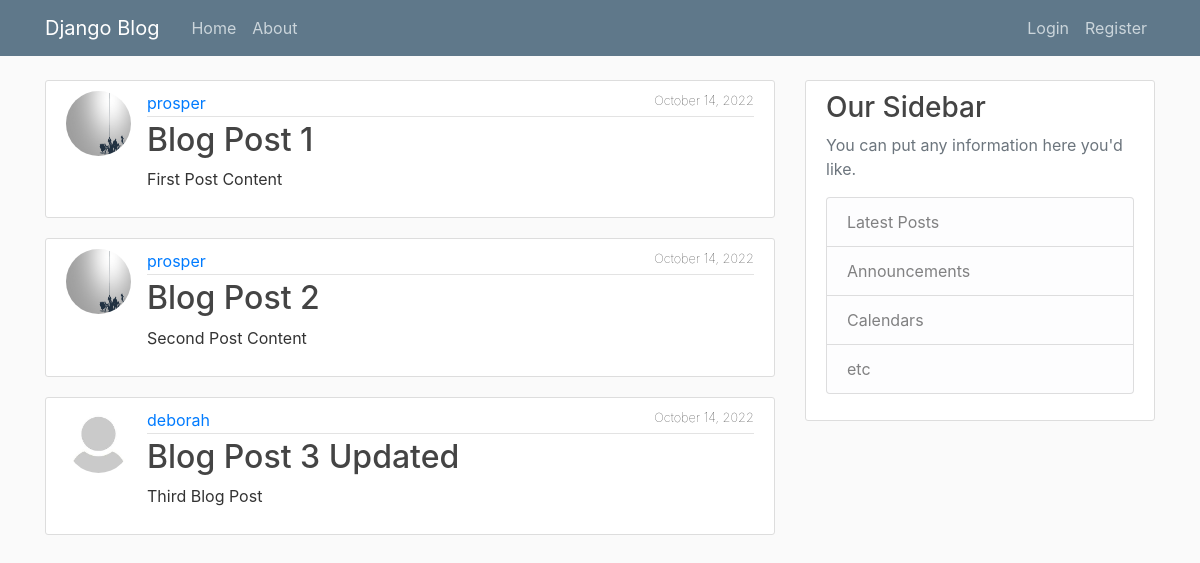
The page / on the database its author committed.
### blog/models.py (models this page shows, shortened)
class Post(models.Model):
    title = models.CharField(max_length=100)
    content = models.TextField()
    author = models.ForeignKey(User, on_delete=models.CASCADE)
    date_posted = models.DateTimeField(default=timezone.now)
    slug = models.SlugField()
    def get_absolute_url(self):
        return reverse("post-detail", args=[str(self.slug)])

class Profile(models.Model):
    user = models.OneToOneField(User, on_delete=models.CASCADE)
    image = models.ImageField(default="user.jpg", upload_to="profile_pics")

### blog/views.py (the view)
# urls.py: 2. Add a URL to urlpatterns:  path('', views.home, name='home')
def home(request):
    posts = Post.objects.all()
    return render(request, "blog/index.html", {"posts": posts})

### blog/templates/blog/index.html
{% extends "blog/base.html" %}
{% block content %}
    {% for post in posts %}
        <article class="media content-section">
          <img class="rounded-circle article-img" src="{{ post.author.profile.image.url }}">
          <div class="media-body">
            <div class="article-metadata">
              <a class="mr-2" href="#">{{ post.author }}</a>
              <small class="date">{{ post.date_posted|date:"F d, Y" }}</small>
            </div>
            <h2><a class="article-title" href="{{ post.get_absolute_url }}">{{ post.title }}</a></h2>
            <p class="article-content">{{ post.content }}</p>
          </div>
        </article>
    {% endfor %}
{% endblock content %}

### blog/templates/blog/base.html (shortened to what this page needs)
{% load static %}
<!DOCTYPE html>
<html>
<head>
    <link rel="stylesheet" href="https://maxcdn.bootstrapcdn.com/bootstrap/4.0.0/css/bootstrap.min.css">
    <link rel="stylesheet" type="text/css" href="{% static 'blog/main.css' %}">
</head>
<body>
    <header class="site-header">
      <nav class="navbar navbar-expand-md navbar-dark bg-steel fixed-top">
        <div class="container">
          <a class="navbar-brand mr-4" href="">Django Blog</a>
          <div class="collapse navbar-collapse" id="navbarToggle">
            <div class="navbar-nav mr-auto">
              <a class="nav-item nav-link" href="">Home</a>
              <a class="nav-item nav-link" href="">About</a>
            </div>
            <div class="navbar-nav">
              {% if user.is_authenticated %}
                <a class="nav-item nav-link" href="">New Post</a>
                <a class="nav-item nav-link" href="">Profile</a>
                <a class="nav-item nav-link" href="">Logout</a>
              {% else %}
                <a class="nav-item nav-link" href="">Login</a>
                <a class="nav-item nav-link" href="">Register</a>
              {% endif %}
            </div>
          </div>
        </div>
      </nav>
    </header>
    <main role="main" class="container">
      <div class="row">
        <div class="col-md-8">
          {% block content %}{% endblock %}
        </div>
        <div class="col-md-4">
          <div class="content-section">
            <h3>Our Sidebar</h3>
            <p class='text-muted'>You can put any information here you'd like.
              <ul class="list-group">
                <li class="list-group-item list-group-item-light">Latest Posts</li>
                <li class="list-group-item list-group-item-light">Announcements</li>
                <li class="list-group-item list-group-item-light">Calendars</li>
                <li class="list-group-item list-group-item-light">etc</li>
              </ul>
            </p>
          </div>
        </div>
      </div>
    </main>
</body>
</html>

### blog/static/blog/main.css (style rules this page uses)
body { background: #fafafa; color: #333333; margin-top: 5rem; }
h1, h2, h3, h4, h5, h6 { color: #444444; }
ul { margin: 0; }
.bg-steel { background-color: #5f788a; }
.site-header .navbar-nav .nav-link { color: #cbd5db; }
.content-section { background: #ffffff; padding: 10px 20px; border: 1px solid #dddddd; border-radius: 3px; margin-bottom: 20px; }
.article-title { color: #444444; }
.article-content { white-space: pre-line; }
.article-img { height: 65px; width: 65px; margin-right: 16px; }
.article-metadata { padding-bottom: 1px; margin-bottom: 4px; border-bottom: 1px solid #e3e3e3 }
.date { float: right; font-weight: lighter; }

### rows shown on the page
Post: author.profile.image (picture), author "prosper", date_posted "October 14, 2022", title "Blog Post 1", content "First Post Content"
Post: author.profile.image (picture), author "prosper", date_posted "October 14, 2022", title "Blog Post 2", content "Second Post Content"
Post: author.profile.image (placeholder picture), author "deborah", date_posted "October 14, 2022", title "Blog Post 3 Updated", content "Third Blog Post"
